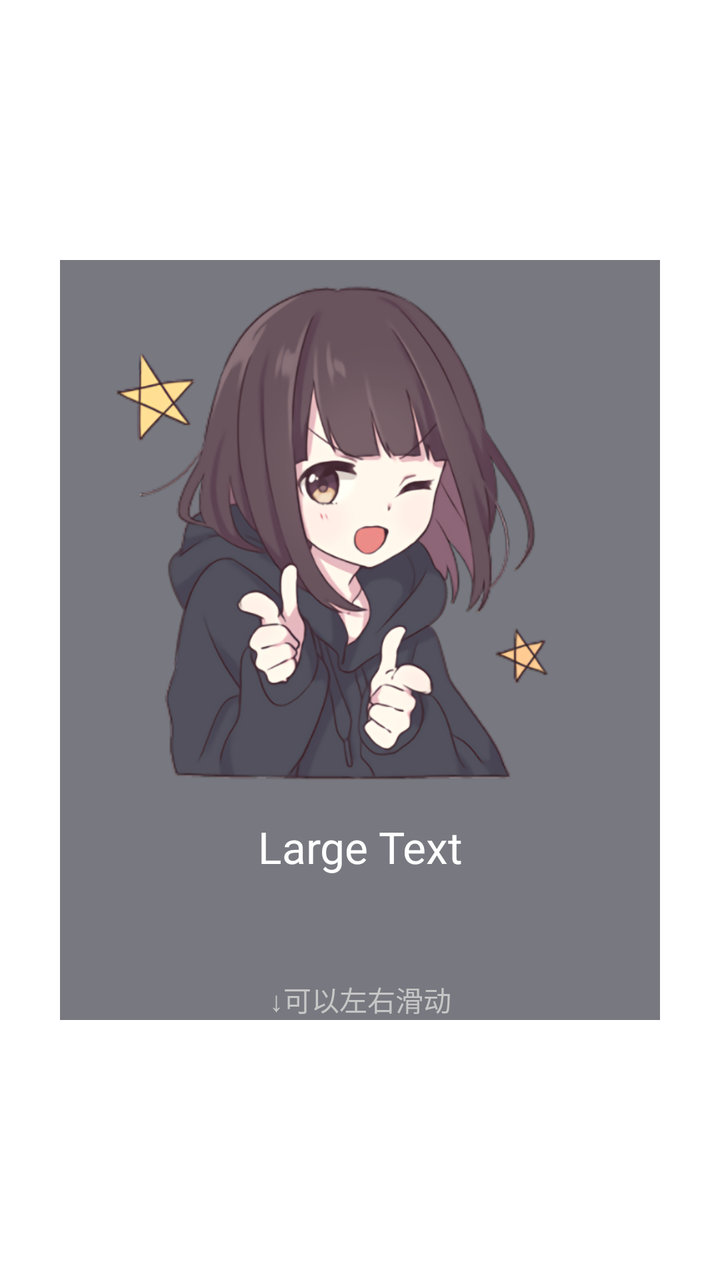
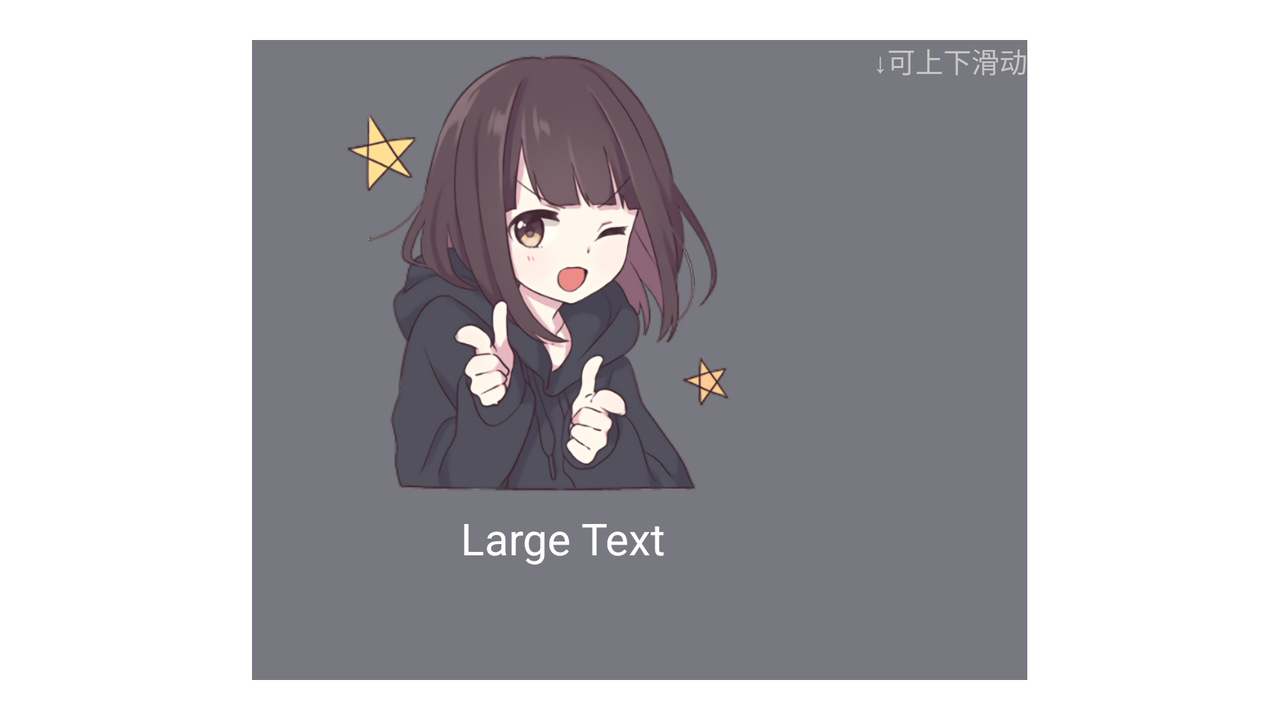

The same Android screen from two of the app's own layout files: first res/layout/ as a phone draws it, then the repository's variant for another configuration, drawn on a device whose configuration selects that folder. Both files follow.
<!-- AndroidManifest.xml: fallback theme Theme.MaterialComponents.DayNight.NoActionBar -->
<!-- res/layout/notificanclick.xml -->
<?xml version="1.0" encoding="utf-8"?>
<LinearLayout
	xmlns:android="http://schemas.android.com/apk/res/android"
	android:layout_width="fill_parent"
	android:layout_height="fill_parent"
	android:orientation="vertical"
	android:gravity="center"
	android:id="@+id/menheraBaseView">

	<LinearLayout
		android:layout_height="wrap_content"
		android:layout_width="match_parent"
		android:orientation="vertical"
		android:layout_margin="30dp"
		android:background="#A0282836">

		<LinearLayout
			android:layout_height="wrap_content"
			android:layout_width="match_parent"
			android:orientation="horizontal">

			<ImageView
				android:layout_height="wrap_content"
				android:layout_width="match_parent"
				android:src="@drawable/activate"
				android:id="@+id/clickn_charimg"
				android:layout_weight="1.0"/>

		</LinearLayout>

		<FrameLayout
			android:layout_height="wrap_content"
			android:layout_width="match_parent">

			<LinearLayout
				android:layout_height="match_parent"
				android:layout_width="match_parent"
				android:orientation="vertical">

				<TextView
					android:layout_width="match_parent"
					android:layout_height="wrap_content"
					android:textAppearance="?android:attr/textAppearanceLarge"
					android:text="Large Text"
					android:textColor="#FFFFFF"
					android:paddingTop="10dp"
					android:gravity="center_horizontal"
					android:lines="3"
					android:id="@+id/clickn_charsay"/>

				<TextView
					android:layout_width="match_parent"
					android:layout_height="wrap_content"
					android:textAppearance="?android:attr/textAppearanceSmall"
					android:text="↓可以左右滑动"
					android:gravity="center"
					android:textColor="#C6C6C6"/>

			</LinearLayout>

		</FrameLayout>

		<HorizontalScrollView
			android:layout_height="wrap_content"
			android:layout_width="match_parent">

			<LinearLayout
				android:layout_height="wrap_content"
				android:layout_width="wrap_content"
				android:orientation="horizontal">

				<GridView
					android:layout_height="wrap_content"
					android:layout_width="wrap_content"
					android:rowCount="1"
					android:orientation="horizontal"
					android:id="@+id/notificanclickGridView"/>

			</LinearLayout>

		</HorizontalScrollView>

	</LinearLayout>

</LinearLayout>
<!-- resources referenced by this layout -->
<resources>
  <!-- drawable activate: png bitmap (drawable-xhdpi, 190104 bytes) -->
</resources>
<!-- res/layout-land/notificanclick.xml (the repository's variant of the layout above) -->
<!-- drawn on the phone turned sideways -->
<?xml version="1.0" encoding="utf-8"?>
<LinearLayout
	xmlns:android="http://schemas.android.com/apk/res/android"
	android:layout_width="fill_parent"
	android:layout_height="fill_parent"
	android:orientation="vertical"
	android:gravity="center"
	android:id="@+id/menheraBaseView">

	<LinearLayout
		android:layout_height="match_parent"
		android:layout_width="wrap_content"
		android:orientation="horizontal"
		android:layout_margin="20dp"
		android:background="#A0282836"
		android:layout_weight="1.0">

		<FrameLayout
			android:layout_height="match_parent"
			android:layout_width="wrap_content"
			android:layout_weight="1.0">

			<LinearLayout
				android:layout_height="match_parent"
				android:layout_width="match_parent"
				android:orientation="vertical">

				<ImageView
					android:layout_height="match_parent"
					android:layout_width="match_parent"
					android:src="@drawable/activate"
					android:id="@+id/clickn_charimg"
					android:layout_weight="1.0"/>

				<TextView
					android:layout_width="match_parent"
					android:layout_height="wrap_content"
					android:textAppearance="?android:attr/textAppearanceLarge"
					android:text="Large Text"
					android:textColor="#FFFFFF"
					android:gravity="center_horizontal"
					android:id="@+id/clickn_charsay"
					android:padding="5dp"
					android:lines="3"/>

			</LinearLayout>

		</FrameLayout>

		<FrameLayout
			android:layout_height="match_parent"
			android:layout_width="wrap_content">

			<LinearLayout
				android:layout_height="match_parent"
				android:layout_width="wrap_content"
				android:orientation="vertical">

				<TextView
					android:layout_width="wrap_content"
					android:layout_height="wrap_content"
					android:textAppearance="?android:attr/textAppearanceSmall"
					android:text="↓可上下滑动"
					android:gravity="center"
					android:textColor="#C6C6C6"/>

				<GridView
					android:layout_height="match_parent"
					android:layout_width="75dp"
					android:id="@+id/notificanclickGridView"/>

			</LinearLayout>

		</FrameLayout>

	</LinearLayout>

</LinearLayout>
